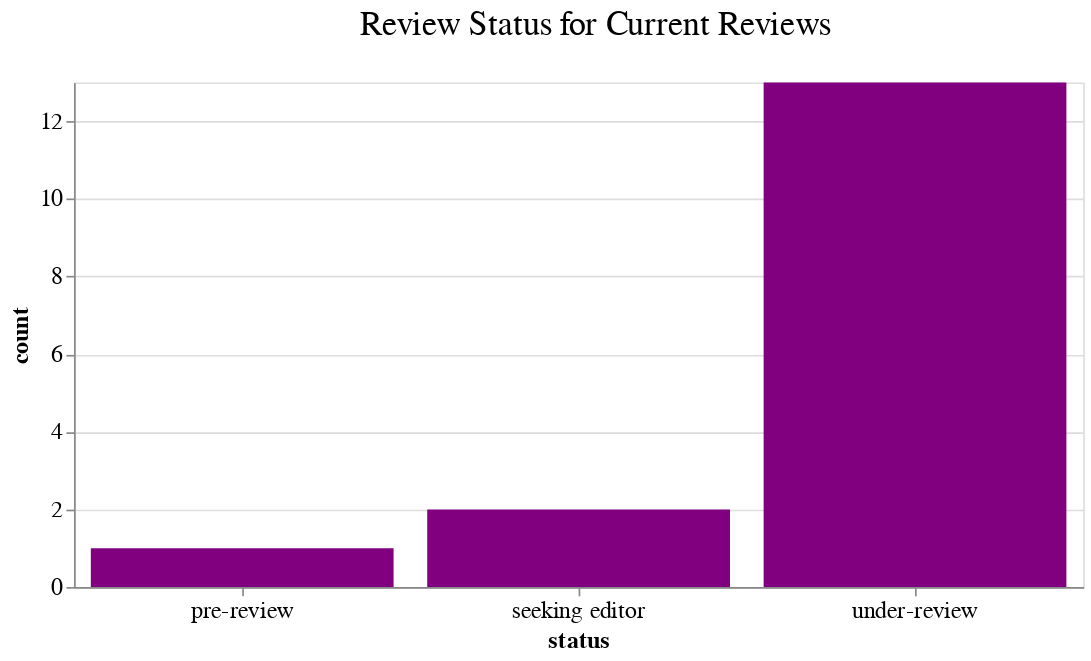

The code cell stored with this chart in its notebook:
### Code cell
chart = (
    alt.Chart(status_counts)
    .mark_bar()
    .encode(
        x=alt.X("status"),
        y="count",
        tooltip=[
            alt.Tooltip("status:N", title="Status"),
            alt.Tooltip("count:Q", title="Count"),
        ],
    )
    .properties(title="Review Status for Current Reviews", width="container")
)

# Display the chart
chart.show()

### Figure 1 — Vega-Lite specification as saved in the notebook (floating-point values rounded to 4 significant figures)
{"config": {"title": {"fontSize": 20, "font": "Poppins", "anchor": "middle", "color": "black", "fontWeight": 400, "dy": -20, "dx": 10}, "axis": {"labelFontSize": 14, "titleFontSize": 14, "titleFont": "Poppins", "labelFont": "Poppins"}, "axisX": {"labelAngle": 0}, "legend": {"labelFontSize": 12, "titleFontSize": 14, "titleFont": "Poppins", "labelFont": "Poppins"}, "bar": {"color": "purple", "fill": "purple"}, "line": {"color": "purple"}, "view": {"height": 300, "width": 600, "padding": {"top": 190, "left": 10, "right": 10, "bottom": 90}}}, "data": {"name": "data-ca44642313118fabe5de9a4a869015e9"}, "mark": {"type": "bar"}, "encoding": {"tooltip": [{"field": "status", "title": "Status", "type": "nominal"}, {"field": "count", "title": "Count", "type": "quantitative"}], "x": {"field": "status", "type": "nominal"}, "y": {"field": "count", "type": "quantitative"}}, "title": "Review Status for Current Reviews", "width": "container", "$schema": "https://vega.github.io/schema/vega-lite/v5.17.0.json", "datasets": {"data-ca44642313118fabe5de9a4a869015e9": [{"status": "under-review", "count": 13}, {"status": "seeking editor", "count": 2}, {"status": "pre-review", "count": 1}]}}
